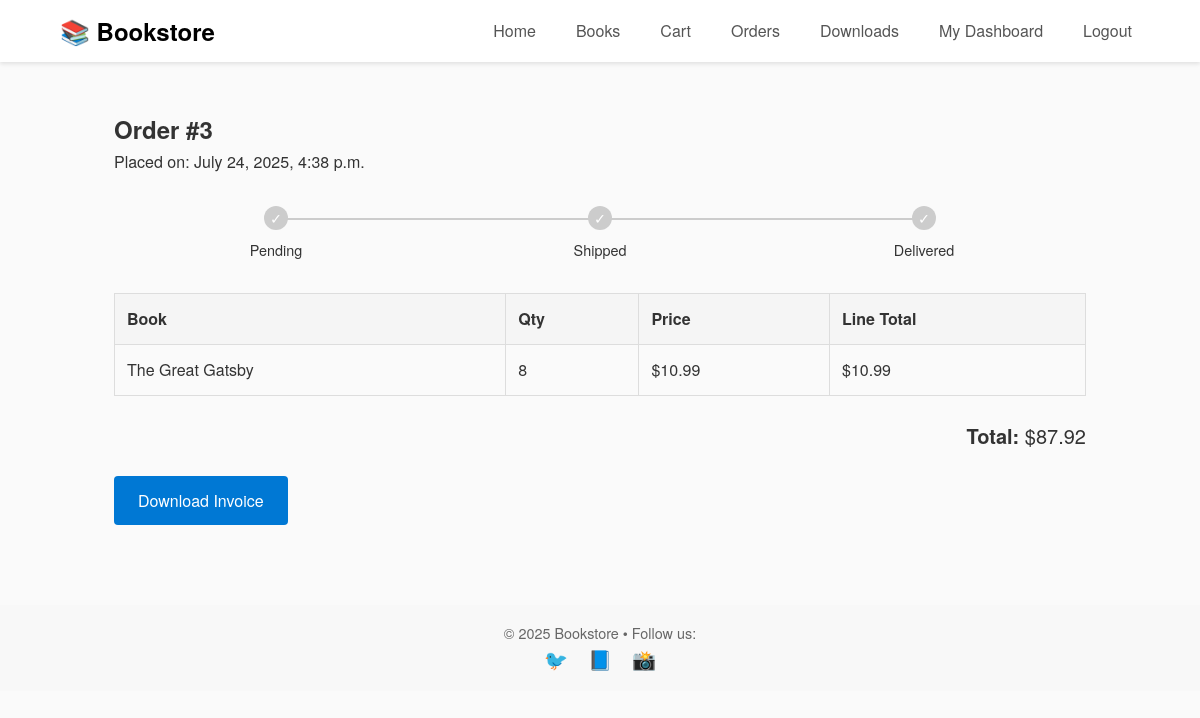
/orders/3/ (signed in), run on the app's committed database.
### store/models.py (models this page shows, shortened)
class Order(models.Model):
    STATUS_CHOICES = [
        ('pending',   'Pending'),
        ('paid',      'Paid'),
        ('shipped',   'Shipped'),
        ('delivered', 'Delivered'),
        ('cancelled', 'Cancelled'),
    ]
    user        = models.ForeignKey(User, on_delete=models.CASCADE)
    created     = models.DateTimeField(auto_now_add=True)
    status      = models.CharField(max_length=10, choices=STATUS_CHOICES, default='pending')
    full_name   = models.CharField(max_length=100)
    address     = models.CharField(max_length=255)
    city        = models.CharField(max_length=100)
    postal_code = models.CharField(max_length=20)
    country     = models.CharField(max_length=100)
    @property
    def total(self):
        return sum(item.price * item.quantity for item in self.items.all())

class OrderItem(models.Model):
    order    = models.ForeignKey(Order, on_delete=models.CASCADE, related_name='items')
    book     = models.ForeignKey('Book', on_delete=models.CASCADE)
    price    = models.DecimalField(max_digits=6, decimal_places=2)
    quantity = models.PositiveIntegerField(default=1)

class Book(models.Model):
    FORMAT_CHOICES = (
        ('ebook', 'E‑Book'),
        ('hardcopy', 'Hardcopy'),
    )
    title       = models.CharField(max_length=200)
    slug        = models.SlugField(blank=True, unique=True)
    author      = models.CharField(max_length=150)
    isbn        = models.CharField(max_length=13, unique=True)
    price       = models.DecimalField(max_digits=6, decimal_places=2)
    stock       = models.PositiveIntegerField(default=0)
    language    = models.ForeignKey(Language, on_delete=models.SET_NULL, null=True)
    book_format = models.CharField(max_length=10, choices=FORMAT_CHOICES, default='hardcopy')
    description = models.TextField()
    preview     = models.FileField(upload_to='previews/', blank=True, null=True)
    cover_img   = models.ImageField(upload_to='covers/', blank=True, null=True)
    rating      = models.DecimalField(max_digits=2, decimal_places=1, default=0.0)
    category    = models.ForeignKey(Category, on_delete=models.SET_NULL, null=True)
    publisher   = models.ForeignKey(Publisher, on_delete=models.SET_NULL, null=True)
    created     = models.DateTimeField(auto_now_add=True, null=True)

### store/views.py (the view)
# urls.py: path('orders/<int:order_id>/',         views.order_detail,  name='order_detail'),
@login_required
def order_detail(request, order_id):
    order = get_object_or_404(Order, id=order_id, user=request.user)
    return render(request, 'order_detail.html', {'order': order})

### templates/order_detail.html (shortened to what this page needs)
{% extends 'base.html' %}
{% block content %}
<div class="container mt-1">
  <h2>Order #{{ order.id }}</h2>
  <p>Placed on: {{ order.created }}</p>
  <ul class="timeline">
    <li class="{% if order.status == 'pending' %}active{% elif order.status == 'shipped' or order.status == 'delivered' or order.status == 'cancelled' %}complete{% endif %}">
      <div class="circle">✓</div><p>Pending</p>
    </li>
    <li class="{% if order.status == 'shipped' %}active{% elif order.status == 'delivered' or order.status == 'cancelled' %}complete{% endif %}">
      <div class="circle">✓</div><p>Shipped</p>
    </li>
    <li class="{% if order.status == 'delivered' %}active{% endif %}">
      <div class="circle">✓</div><p>Delivered</p>
    </li>
  </ul>
  <table class="orders-table">
    <thead>
      <tr>
        <th>Book</th><th>Qty</th><th>Price</th><th>Line Total</th>
      </tr>
    </thead>
    <tbody>
      {% for item in order.items.all %}
      <tr>
        <td>{{ item.book.title }}</td>
        <td>{{ item.quantity }}</td>
        <td>${{ item.price }}</td>
        <td>${{ item.price|floatformat:2|add:'0'|floatformat:2 }}</td>
      </tr>
      {% endfor %}
    </tbody>
  </table>
  <p class="order-total"><strong>Total:</strong> ${{ order.total }}</p>
  <div class="order-actions">
    <a href="{% url 'invoice_pdf' order.id %}" class="btn">Download Invoice</a>
  </div>
</div>
{% endblock %}

### static/css/style.css (style rules this page uses)
* { margin: 0; padding: 0; box-sizing: border-box; }
body { font-family: 'Helvetica Neue', sans-serif; color: #333; line-height: 1.6; background: #fafafa; }
a { text-decoration: none; }
.container { width: 90%; max-width: 1200px; margin: 0 auto; }
.mt-1 { margin-top: 1rem; }
.btn { display: inline-block; background: #0078d4; color: #fff; border: none; padding: 0.75rem 1.5rem; border-radius: 4px; cursor: pointer; transition: background 0.3s; }
.orders-table { width: 100%; border-collapse: collapse; margin: 1.5rem 0; }
.orders-table th, .orders-table td { border: 1px solid #ddd; padding: 0.75rem; text-align: left; }
.orders-table th { background: #f5f5f5; }
.timeline { display: flex; justify-content: space-between; list-style: none; padding: 0; margin: 2rem 0; }
.timeline li { position: relative; text-align: center; flex: 1; }
.timeline li:not(:last-child)::after { content: ''; position: absolute; top: 12px; right: -50%; width: 100%; height: 2px; background: #ccc; z-index: -1; }
.timeline li .circle { width: 24px; height: 24px; background: #ccc; border-radius: 50%; margin: 0 auto 0.5rem; line-height: 24px; color: white; font-size: 0.9rem; }
.timeline li p { margin-top: 0.25rem; font-size: 0.9rem; }
.order-total { font-size: 1.25rem; text-align: right; margin-top: 1rem; }
.order-actions { margin-top: 1.5rem; display: flex; gap: 1rem; align-items: center; }

### data on the page
Order: id "3", created "July 24, 2025, 4:38 p.m.", total "87.92"
OrderItem: book "The Great Gatsby", quantity "8", price "10.99", price|add "10.99"
